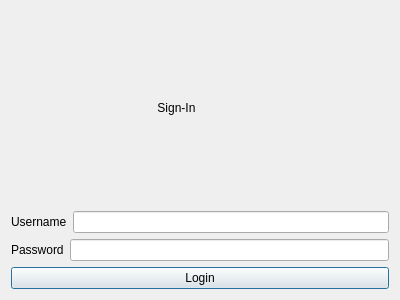
<?xml version="1.0" encoding="UTF-8"?>
<ui version="4.0">
 <class>Login</class>
 <widget class="QDialog" name="Login">
  <property name="geometry">
   <rect>
    <x>0</x>
    <y>0</y>
    <width>400</width>
    <height>300</height>
   </rect>
  </property>
  <property name="windowTitle">
   <string>Dialog</string>
  </property>
  <layout class="QVBoxLayout" name="verticalLayout_2">
   <item>
    <layout class="QVBoxLayout" name="verticalLayout">
     <item>
      <widget class="QLabel" name="label_3">
       <property name="text">
        <string>                                            Sign-In</string>
       </property>
      </widget>
     </item>
     <item>
      <layout class="QHBoxLayout" name="horizontalLayout">
       <item>
        <widget class="QLabel" name="label">
         <property name="text">
          <string>Username</string>
         </property>
        </widget>
       </item>
       <item>
        <widget class="QLineEdit" name="lineEdit"/>
       </item>
      </layout>
     </item>
     <item>
      <layout class="QHBoxLayout" name="horizontalLayout_2">
       <item>
        <widget class="QLabel" name="label_2">
         <property name="text">
          <string>Password</string>
         </property>
        </widget>
       </item>
       <item>
        <widget class="QLineEdit" name="lineEdit_2"/>
       </item>
      </layout>
     </item>
     <item>
      <widget class="QPushButton" name="pushButton">
       <property name="text">
        <string>Login</string>
       </property>
      </widget>
     </item>
    </layout>
   </item>
  </layout>
 </widget>
 <resources/>
 <connections/>
</ui>
